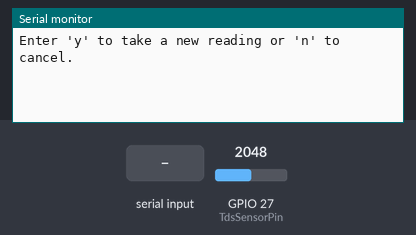
A sketch run on a simulated ESP32. Parts: the last lines printed to the serial monitor. The inputs (shaded band) are chosen by the test bench; at power-on: GPIO 27 (TdsSensorPin) = 2048.

Above: at 1.2 s.
1.3 s: "y" received over Serial
At 3.2 s:
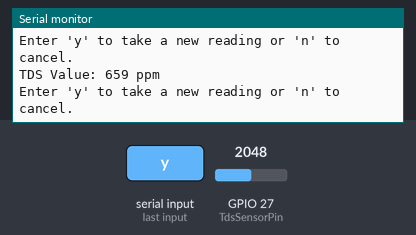
3.6 s: "n" received over Serial
At 4.2 s:
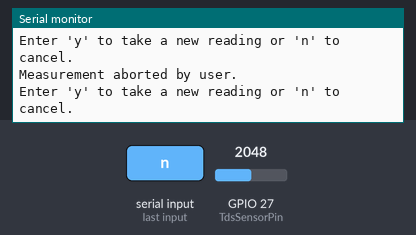

The sketch:

tds_userip_esp.ino
```cpp
#define TdsSensorPin 27
#define VREF 3.3              // analog reference voltage(Volt) of the ADC
#define SCOUNT  30            // sum of sample points

int analogBuffer[SCOUNT];     // store the analog value in the array, read from ADC
int analogBufferTemp[SCOUNT];
int analogBufferIndex = 0;
int copyIndex = 0;

float averageVoltage = 0;
float tdsValue = 0;
float temperature = 25;       // current temperature for compensation

// median filtering algorithm
int getMedianNum(int bArray[], int iFilterLen) {
  int bTab[iFilterLen];
  for (byte i = 0; i < iFilterLen; i++)
    bTab[i] = bArray[i];
  int i, j, bTemp;
  for (j = 0; j < iFilterLen - 1; j++) {
    for (i = 0; i < iFilterLen - j - 1; i++) {
      if (bTab[i] > bTab[i + 1]) {
        bTemp = bTab[i];
        bTab[i] = bTab[i + 1];
        bTab[i + 1] = bTemp;
      }
    }
  }
  if ((iFilterLen & 1) > 0) {
    bTemp = bTab[(iFilterLen - 1) / 2];
  } else {
    bTemp = (bTab[iFilterLen / 2] + bTab[iFilterLen / 2 - 1]) / 2;
  }
  return bTemp;
}

void setup() {
  Serial.begin(115200);
  pinMode(TdsSensorPin, INPUT);
  Serial.println("Enter 'y' to take a new reading or 'n' to cancel.");
}

void loop() {
  static bool userConfirmed = false;

  // Check for user input
  if (Serial.available() > 0) {
    char userInput = Serial.read();
    if (userInput == 'y' || userInput == 'Y') {
      userConfirmed = true;
    } else if (userInput == 'n' || userInput == 'N') {
      userConfirmed = false;
      Serial.println("Measurement aborted by user.");
      Serial.println("Enter 'y' to take a new reading or 'n' to cancel.");
    }
  }

  // Only proceed if the user has confirmed
  if (userConfirmed) {
    // Collect samples every 40 milliseconds
    static unsigned long analogSampleTimepoint = millis();
    if (millis() - analogSampleTimepoint > 40U) {
      analogSampleTimepoint = millis();
      analogBuffer[analogBufferIndex] = analogRead(TdsSensorPin); // Read and store analog value in buffer
      analogBufferIndex++;
      if (analogBufferIndex == SCOUNT) {
        analogBufferIndex = 0;
      }
    }

    // Calculate TDS value every 800 milliseconds
    static unsigned long printTimepoint = millis();
    if (millis() - printTimepoint > 800U) {
      printTimepoint = millis();

      for (copyIndex = 0; copyIndex < SCOUNT; copyIndex++) {
        analogBufferTemp[copyIndex] = analogBuffer[copyIndex];
      }

      // Calculate median filtered voltage
      averageVoltage = getMedianNum(analogBufferTemp, SCOUNT) * (float)VREF / 4096.0;

      // Temperature compensation
      float compensationCoefficient = 1.0 + 0.02 * (temperature - 25.0);
      float compensationVoltage = averageVoltage / compensationCoefficient;

      // Convert voltage to TDS value
      tdsValue = (133.42 * compensationVoltage * compensationVoltage * compensationVoltage
                - 255.86 * compensationVoltage * compensationVoltage
                + 857.39 * compensationVoltage) * 0.5;

      Serial.print("TDS Value: ");
      Serial.print(tdsValue, 0);
      Serial.println(" ppm");

      // Reset user confirmation flag and prompt for next input
      userConfirmed = false;
      Serial.println("Enter 'y' to take a new reading or 'n' to cancel.");
    }
  }
}
```

Measured:
- after the input at 1.3 s, the serial monitor: prints a new line after 0.80 s (image 1)
- after the input at 3.6 s, the serial monitor: prints a new line at once (image 2)
